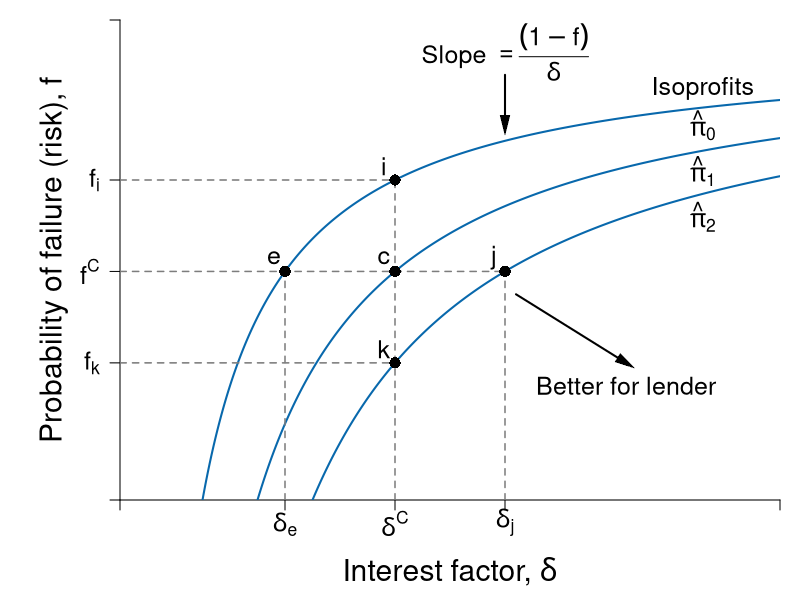

The R source for this figure:
#Graph Designer: Harriet Brookes-Gray
#Authors: Bowles and Halliday
#Title: Coordination, Conflict and Competition: A Text in Microeconomics

library(shape)
pdf(file = "credit/lender_isoprofits.pdf", width = 8, height = 6)

#Set parameters for graphics
pointsize <- 1.8
axislabelsize <- 1.8
labelsize <- 1.5
namesize <- 1.8
annotatesize <- 1.5
graphlinewidth <- 2
segmentlinewidth <- 1.5

COL <- c("#7fc97f", "#beaed4", "#fdc086", "#ffff99", "#386cb0", "#f0027f", "#bf5b17", "#666666")
COLA <- c("#e0f3db", "#99d8c9","#66c2a4","#41ae76", "#238b45", "#005824")
COLB <- c("#c6dbef", "#4eb3d3", "#2b8cbe", "#0868ac","#084081")
COLC <- c("#fcfbfd", "#efedf5", "#dadaeb", "#bcbddc", "#9e9ac8", "#807dba", "#6a51a3", "#54278f", "#3f007d")
grays <- gray.colors(25, start = 1, end = 0, alpha = 1)

#Edited the margins to cater for the larger LHS labels
par(mar =  c(5, 6, 1, 1))

brfFn <- function(delta, q = 1) {
  .5 + (delta / (2 * q)) 
}

PCFn <- function(delta, q = 1) {
  delta/q
}

isoreturnFn <- function(delta, pi=0.125) {
  1 - (pi)/delta
}

deltaFn <- function(f, pi=0.125) {
  pi/ (1 - f)
}

yFn <- function(d1, f1, q = 1){
  q*f1*(1 - f1) - d1*(1 - f1)
}

profitFn <- function(d1, q = 1){
  d1/2 - (1/(2*q))*(d1)^2
}

ylow <- function(delta, q = 1, ybar = 0.0625){
  (-sqrt(delta^2 - 2*delta*q + q^2 - 4*q*ybar) + delta + q)/(2*q)
}

yhigh <- function(delta, q = 1, ybar = 0.0625){
  (sqrt(delta^2 - 2*delta*q + q^2 - 4*q*ybar) + delta + q)/(2*q)
}

xlims <- c(0, 0.6)
ylims <- c(0, 1.05)

npts <- 501 
d1 <- seq(xlims[1], xlims[2], length.out = npts)
f1 <- seq(ylims[1], ylims[2], length.out = npts) 
a <- c(0.0625, 0.125, 0.14)

plot(0, 0, xlim = xlims, ylim = ylims, type = "n",
     xlab = expression(paste("")),
     ylab = expression(paste("")), 
     xaxt = "n", 
     yaxt = "n", 
     cex.lab = axislabelsize, 
     bty = "n", 
     xaxs = "i", 
     yaxs = "i"
)


ticksy <- c(ylims[1], isoreturnFn(delta = deltaFn(f = 0.5), pi = 0.075), isoreturnFn(delta = deltaFn(f = 0.5), pi = 0.125), isoreturnFn(delta = deltaFn(f = 0.5), pi = 0.175), ylims[2])
ylabels <- c(NA, expression(paste(f[i])), expression(paste(f^C)), expression(paste(f[k])),NA)
ticksx <- c(xlims[1], deltaFn(f = 0.5, pi = 0.075), deltaFn(f = 0.5), deltaFn(f = 0.5, pi = 0.175), xlims[2])
xlabels <- c(NA, expression(paste(delta[e])),  expression(paste(delta^C)), expression(paste(delta[j])), NA)

axis(1, at = ticksx, pos = 0, labels = xlabels, cex.axis = labelsize)
axis(2, at = ticksy, pos = 0, labels = ylabels, las = 1, cex.axis = labelsize)

npts <- 503 
xx1 <- seq(xlims[1], 0.8, length.out = npts)
xx2 <- seq(0, 1, length.out = npts)

# xpoly1 <- seq(from = 0.168, to = 0.5, length.out = 500)
# ypoly1 <- ylow(xpoly1)
# ypoly2 <- isoreturnFn(xpoly1)
# polygon(x = c(xpoly1, rev(xpoly1)), y = c(ypoly1, rev(ypoly2)), col = COL[4], density = NULL, border = NA)


#Draw the graphs
#lines(xx1, brfFn(xx1), col = COLA[4], lwd = graphlinewidth)
#lines(xx1, PCFn(xx1), col = COLA[2], lwd = graphlinewidth)
# lines(xx1, isoreturnFn(xx1), col = COLB[4], lwd = graphlinewidth)
# lines(xx1, isoreturnFn(xx1 - 0.2), col = COLB[4], lwd = graphlinewidth)
# lines(0, isoreturnFn(xx2 - 0.4), col = COLB[4], lwd = graphlinewidth)
xx1 <- seq(0.01, xlims[2], length.out = npts)
xx2 <- seq(0, xlims[2], length.out = npts)
xx3 <- seq(1.5, 2.5, length.out = npts)
xx4 <- seq(3, 5, length.out = npts)
xx5 <- seq(7, 9, length.out = npts)




#Draw the graphs
#lines(xx1, PCFn(xx1), col = COLA[4], lwd = graphlinewidth)
lines(xx1, isoreturnFn(xx1), col = COLB[4], lwd = graphlinewidth)
lines(xx1, isoreturnFn(xx1, pi = 0.075), col = COLB[4], lwd = graphlinewidth)
lines(xx1, isoreturnFn(xx1, pi = 0.175), col = COLB[4], lwd = graphlinewidth)

#Axis labels
mtext(expression(paste("Interest factor, ", delta)), side = 1, line = 3.5, cex = axislabelsize)
text(-0.06, 0.5*(ylims[2]), expression(paste("Probability of failure (risk), ", f)), xpd = TRUE, cex = axislabelsize, srt = 90) 


#contour(d1, f1,
      #  outer(d1, f1, yFn),
      #  drawlabels = FALSE,
      # col = COLA[3],
      #  lwd = graphlinewidth,
      #  levels = a,
      # xaxs = "i",
      # yaxs = "i",
      # add = TRUE)


#segments(0.5, 0, 0.5, brfFn(delta = 0.5), lty = 2, col = grays[20] , lwd = segmentlinewidth)
segments(0, isoreturnFn(delta = 0.25, pi = 0.125), deltaFn(f = 0.5, pi = 0.175), isoreturnFn(delta = 0.25, pi = 0.125), lty = 2, col = grays[20] , lwd = segmentlinewidth)
segments(deltaFn(f = 0.5), 0, deltaFn(f = 0.5), isoreturnFn(delta = 0.25, pi = 0.075) , lty = 2, col = grays[20] , lwd = segmentlinewidth)
segments(deltaFn(f = 0.5, pi = 0.175), 0, deltaFn(f = 0.5, pi = 0.175), 0.5, lty = 2, col = grays[20] , lwd = segmentlinewidth)
segments(deltaFn(f = 0.5, pi = 0.075), 0, deltaFn(f = 0.5, pi = 0.075), 0.5, lty = 2, col = grays[20] , lwd = segmentlinewidth)
segments(0, isoreturnFn(delta = deltaFn(f = 0.5), pi = 0.175), deltaFn(f = 0.5), isoreturnFn(delta = deltaFn(f = 0.5), pi = 0.175), lty = 2, col = grays[20] , lwd = segmentlinewidth)
segments(0, isoreturnFn(delta = deltaFn(f = 0.5), pi = 0.075), deltaFn(f = 0.5), isoreturnFn(delta = deltaFn(f = 0.5), pi = 0.075), lty = 2, col = grays[20] , lwd = segmentlinewidth)


#Label 3 points on the same vertical delta^C
points(0.25, isoreturnFn(0.25), pch = 16, col = "black", cex = 1.5)
text(0.25 - 0.01, isoreturnFn(0.25) + 0.03, expression(paste(c)), cex = labelsize)

points(0.25, isoreturnFn(0.25, pi = 0.075), pch = 16, col = "black", cex = 1.5)
text(0.25 - 0.01, isoreturnFn(0.25, pi = 0.075) + 0.03, expression(paste(i)), cex = labelsize)

points(0.25, isoreturnFn(0.25, pi = 0.175), pch = 16, col = "black", cex = 1.5)
text(0.25 - 0.01, isoreturnFn(0.25, pi = 0.175) + 0.03, expression(paste(k)), cex = labelsize)

#label 2 points on the same horizontal as f^C
#Use deltaFn to find the x coordinate
points(deltaFn(f = 0.5, pi = 0.075), 0.5, pch = 16, col = "black", cex = 1.5)
text(deltaFn(f = 0.5, pi = 0.075) - 0.01, 0.5 + 0.03, expression(paste(e)), cex = labelsize)

points(deltaFn(f = 0.5, pi = 0.175), 0.5, pch = 16, col = "black", cex = 1.5)
text(deltaFn(f = 0.5, pi = 0.175) - 0.01, 0.5 + 0.03, expression(paste(j)), cex = labelsize)


# text(0.23, 0.55, expression(paste(e)), cex = labelsize, xpd = TRUE)
# text(0.35, 0.55, expression(paste(k)), cex = labelsize, xpd = TRUE)
# text(0.48, 0.55, expression(paste(j)), cex = labelsize, xpd = TRUE)
# text(0.48, 0.67, expression(paste(i)), cex = labelsize, xpd = TRUE)
# text(0.48, 0.8, expression(paste(h)), cex = labelsize, xpd = TRUE)

#text(-0.05, 0.5, expression(paste(f[j])), cex = labelsize, xpd = TRUE)
#text(-0.05, 0.67, expression(paste(f[i])), cex = labelsize, xpd = TRUE)
#text(-0.05, 0.8, expression(paste(f[h])), cex = labelsize, xpd = TRUE)

text(0.84, 0.88, expression(paste(hat(pi)[0] == zpc)), cex = labelsize, xpd = TRUE)
text(0.84, 0.78, expression(paste(hat(pi)[1])), cex = labelsize, xpd = TRUE)
text(0.84, 0.7, expression(paste(hat(pi)[2])), cex = labelsize, xpd = TRUE)

Arrows(0.36, 0.45, 0.46, 0.3, col = "black", lty = 1, lwd = 2, arr.type = "triangle", arr.lwd = 0.5)
#text(0.48, 0.3, expression(paste('More profits')), cex = labelsize, xpd = TRUE)
text(0.46, 0.25, expression(paste('Better for lender')), cex = labelsize, xpd = TRUE)

text(0.53, 0.9, expression(paste("Isoprofits")), cex = labelsize)
text(0.53, 0.82, expression(paste(hat(pi)[0])), cex = labelsize)
text(0.53, 0.72, expression(paste(hat(pi)[1])), cex = labelsize)
text(0.53, 0.62, expression(paste(hat(pi)[2])), cex = labelsize)



#Annotate points (4,4),(2,8),(8,2) on feasibility frontier
#text(0.5 + 0.015, isoreturnFn(0.5) + 0.04, expression(paste(n)), cex = labelsize)
#points(0.5, isoreturnFn(0.5), pch = 16, col = "black", cex = 1.5)

#text(0.375 + 0.02, 0.6 + 0.03, expression(paste(b)), cex = labelsize)
#points(0.5, brfFn(delta = 0.5), pch = 16, col = "black", cex = 1.5)
#points(0.25, 0.5, pch = 16, col = "black", cex = 1.5)
#points(0.165, 0.25, pch = 16, col = "black", cex = 1.5)



#text(0.62, 1.05, expression(paste("A's best-response function")), cex = labelsize, xpd = TRUE)
#text(0.62, 0.95, expression(paste(f == frac(1,2) + frac(delta, 2*q))), cex = labelsize)

#text(0.64, 0.4, expression(paste("A's participation")), cex = labelsize)
#text(0.64, 0.34, expression(paste("constraint")), cex = labelsize)
#text(0.64, 0.22, expression(paste(f == frac(delta, q))), cex = labelsize)
#Arrows(0.64, 0.44, 0.64, 0.58, col = "black", lty = 1, lwd = 2, arr.type = "triangle", arr.lwd = 0.5)


text(0.35, 0.98, expression(paste("Slope ", phantom() == frac((1 - f),delta ))), cex = labelsize, xpd = TRUE)
Arrows(0.35, 0.93, 0.35, 0.82, col = "black", lty = 1, lwd = 2, arr.type = "triangle", arr.lwd = 0.5)

#text(0.3, 0.13, expression(paste("Pareto-improving")), cex = labelsize)
#text(0.3, 0.07, expression(paste("lens")), cex = labelsize)
#Arrows(0.3, 0.18, 0.3, 0.5, col = "black", lty = 1, lwd = 2, arr.type = "triangle", arr.lwd = 0.5)


dev.off()
